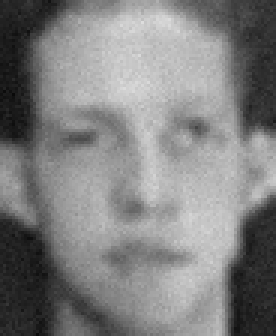
#> input picture dataset/Training_LR_escala4/s1/8.png, 92 x 112 px (shown 3 times larger); its folder holds only this picture in this run
$ jupyter execute practica_Clahe.ipynb
#> lines starting #> are read from the running program, lines starting #| are printed output that depends on the picture
[cell 1]
import os
import cv2
import matplotlib.pyplot as plt

[cell 2]
ruta_base = "dataset/Training_LR_escala4/s1"

archivos = sorted(os.listdir(ruta_base))
print(f"Archivos encontrados: {archivos}")

[cell 3]
plt.figure(figsize=(12, 4))

for i, archivo in enumerate(archivos[:5]):
    ruta = os.path.join(ruta_base, archivo)
    img  = cv2.imread(ruta, cv2.IMREAD_GRAYSCALE)
#> img is the input picture: shape (112, 92); min 9, max 221, mean 128

    if img is None:
        print(f" No cargó: {archivo}")
        continue

    print(f" {archivo} → shape: {img.shape}")
#|  8.png → shape: (112, 92)

    plt.subplot(1, 5, i + 1)
    plt.imshow(img, cmap='gray')
    plt.title(archivo, fontsize=8)
    plt.axis('off')

plt.suptitle("Imágenes Training_LR_CLAHE — s1", fontweight='bold')
plt.tight_layout()
plt.show()

[cell 4]
def pipeline_correcto(imagen_lr, clip_limit=2.0, tile_grid_size=(8, 8)):
    # Paso 1: Eliminar ruido ANTES de CLAHE
#> called with clip_limit = 2, tile_grid_size = (8, 8)
    img_denoised = cv2.fastNlMeansDenoising(
        imagen_lr,
        h=10,
        templateWindowSize=7,
        searchWindowSize=21
    )

    # Paso 2: CLAHE sobre imagen limpia
    clahe = cv2.createCLAHE(clipLimit=clip_limit, tileGridSize=tile_grid_size)
    img_clahe = clahe.apply(img_denoised)
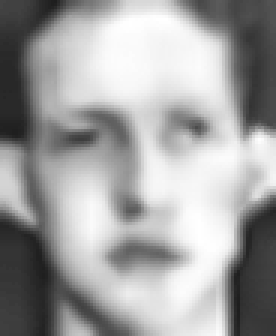
#> img_clahe: shape (112, 92) (shown 3 times larger); min 30, max 255, mean 161.3

    return img_denoised, img_clahe

[cell 5]
ruta_base = "dataset/Training_LR_escala4/s1"
archivos  = sorted(os.listdir(ruta_base))

plt.figure(figsize=(15, 6))

for i, archivo in enumerate(archivos[:5]):
    ruta = os.path.join(ruta_base, archivo)
    img  = cv2.imread(ruta, cv2.IMREAD_GRAYSCALE)

    if img is None:
        continue

    denoised, clahe = pipeline_correcto(img)

    # Fila 1: LR con ruido (estado actual)
    plt.subplot(3, 5, i + 1)
    plt.imshow(img, cmap='gray')
    plt.title(f"LR + ruido\n{archivo}", fontsize=8)
    plt.axis('off')

    # Fila 2: después de denoise
    plt.subplot(3, 5, i + 6)
    plt.imshow(denoised, cmap='gray')
    plt.title(f"Denoise\n{archivo}", fontsize=8)
    plt.axis('off')

    # Fila 3: después de CLAHE
    plt.subplot(3, 5, i + 11)
    plt.imshow(clahe, cmap='gray')
    plt.title(f"Denoise + CLAHE\n{archivo}", fontsize=8)
    plt.axis('off')

plt.suptitle("LR con ruido → Denoise → CLAHE", fontweight='bold')
plt.tight_layout()
plt.show()
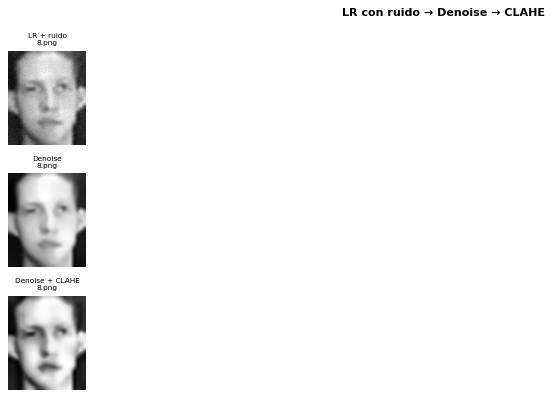
#> figure drawn by matplotlib, 3 panels
